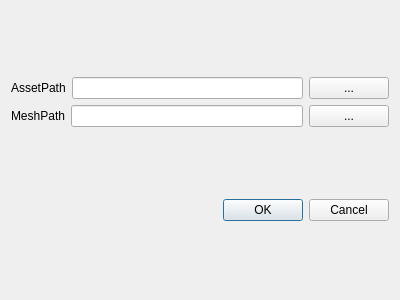
<?xml version="1.0" encoding="UTF-8"?>
<ui version="4.0">
 <class>KEAssetConvertDialog</class>
 <widget class="QDialog" name="KEAssetConvertDialog">
  <property name="geometry">
   <rect>
    <x>0</x>
    <y>0</y>
    <width>400</width>
    <height>300</height>
   </rect>
  </property>
  <property name="windowTitle">
   <string>Dialog</string>
  </property>
  <layout class="QVBoxLayout" name="verticalLayout_2">
   <item>
    <layout class="QVBoxLayout" name="verticalLayout">
     <item>
      <layout class="QHBoxLayout" name="horizontalLayout_4">
       <item>
        <widget class="QLabel" name="label_2">
         <property name="text">
          <string>AssetPath</string>
         </property>
        </widget>
       </item>
       <item>
        <widget class="QLineEdit" name="m_AssetPathEdit"/>
       </item>
       <item>
        <widget class="QPushButton" name="m_AssetPathBtn">
         <property name="text">
          <string>...</string>
         </property>
        </widget>
       </item>
      </layout>
     </item>
     <item>
      <layout class="QHBoxLayout" name="horizontalLayout">
       <item>
        <widget class="QLabel" name="label">
         <property name="text">
          <string>MeshPath</string>
         </property>
        </widget>
       </item>
       <item>
        <widget class="QLineEdit" name="m_MeshPathEdit"/>
       </item>
       <item>
        <widget class="QPushButton" name="m_MeshPathBtn">
         <property name="text">
          <string>...</string>
         </property>
        </widget>
       </item>
      </layout>
     </item>
    </layout>
   </item>
   <item>
    <widget class="QDialogButtonBox" name="m_ButtonBox">
     <property name="orientation">
      <enum>Qt::Horizontal</enum>
     </property>
     <property name="standardButtons">
      <set>QDialogButtonBox::Cancel|QDialogButtonBox::Ok</set>
     </property>
    </widget>
   </item>
  </layout>
 </widget>
 <resources/>
 <connections>
  <connection>
   <sender>m_ButtonBox</sender>
   <signal>accepted()</signal>
   <receiver>KEAssetConvertDialog</receiver>
   <slot>accept()</slot>
   <hints>
    <hint type="sourcelabel">
     <x>248</x>
     <y>254</y>
    </hint>
    <hint type="destinationlabel">
     <x>157</x>
     <y>274</y>
    </hint>
   </hints>
  </connection>
  <connection>
   <sender>m_ButtonBox</sender>
   <signal>rejected()</signal>
   <receiver>KEAssetConvertDialog</receiver>
   <slot>reject()</slot>
   <hints>
    <hint type="sourcelabel">
     <x>316</x>
     <y>260</y>
    </hint>
    <hint type="destinationlabel">
     <x>286</x>
     <y>274</y>
    </hint>
   </hints>
  </connection>
 </connections>
</ui>
